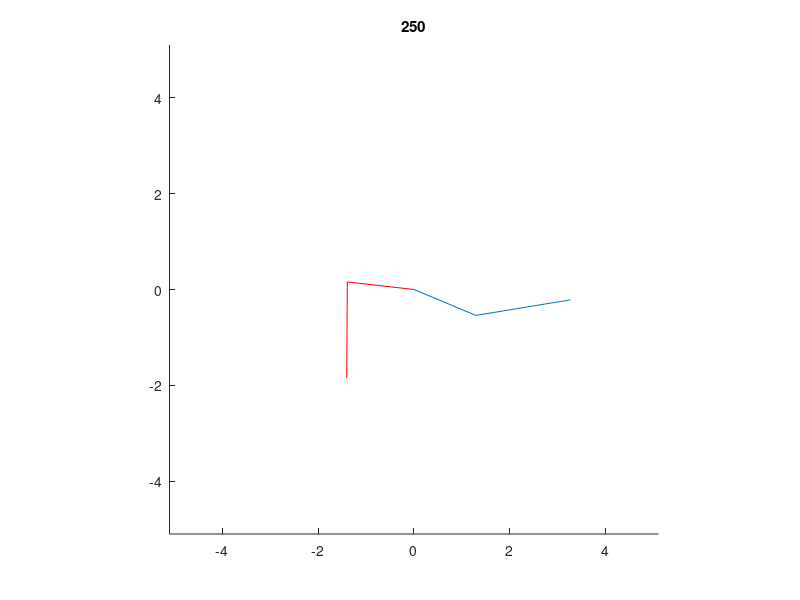

Recreate this plot in MATLAB.
%solving the double pendulum using rk4 type integration methods, I have converted 
%coupled 2nd order pendulum equations to a system of first order equations on paper elsewhere
%program animates double pendulum or else plots time vs angle with respect to gravity

clear all;
close all;

%constants
m1 = 2;
m2 = 1;
l1 = 1.4;
l2 = 2;
g = 9.8;
M = m1+m2;
L = l1+l2;

%define primitive functions (what a mess)
dth = @(t,y) [y(3) - y(1)];
y2_dot_num = @(t,y) [m2*l1*y(2).^2.*sin(dth(t,y)).*(l1*cos(dth(t,y))+l2) + l1*g*(m2*cos(dth(t,y)).*sin(y(3)) - m1*sin(y(1)))];
y2_dot_denom = @(t,y) [M*l1^2 - m2*l1^2*cos(dth(t,y)).^2];
y2_dot = @(t,y) [y2_dot_num(t,y)./y2_dot_denom(t,y)];
y4_dot = @(t,y) [-(l1/l2)*y2_dot(t,y).*cos(dth(t,y)) - (l1/l2)*y(2).^2.*sin(dth(t,y))-(g/l2)*sin(y(3))];

%this function is for solving the ODE
pend = @(t,y) [y(2); y2_dot(t,y); y(4); y4_dot(t,y)];

%this call solves the ODE
[t,x] = ode45 (pend, [0, 30], [1.5, 1, pi, -1]);

%second solution with nearly identical initial conditions
[t1,x1] = ode45 (pend, [0, 30], [1.5, 1, pi+.01, -1]);


%plot the angles of the two rods as a function of time
##figure(1)
##plot(t,x(:,1))
##hold on;
##plot(t,x(:,3),'r')

%this piece creates a linear interpolation of the solution so that I have angles at time points which are linearly spaced
t_int = linspace(0,30,250);
x = interp1(t,x,t_int);
x1 = interp1(t1,x1,t_int);

%here I calculate the spatial coordinates of the two masses given the angles
m1x = l1*sin(x(:,1)); %location of first mass defined relative to origin (0,0)
m1y = -l1*cos(x(:,1));
m2x = l2*sin(x(:,3)); %location of second mass defined relative to first mass
m2y = -l2*cos(x(:,3));

%same deal but for the second solution
m1x1 = l1*sin(x1(:,1));
m1y1 = -l1*cos(x1(:,1));
m2x1 = l2*sin(x1(:,3));
m2y1 = -l2*cos(x1(:,3));


%for loop generating plots showing two rotating arms of the double pendulum
for m = 1:size(x,1)
figure(1); clf; title(m); hold on; axis equal;
axis(1.5*[-L L -L L]); %the extent of the plot is set to be 1.5x the length of the summation of both rods
line([0 m1x(m,1)], [0 m1y(m,1)]); %drawing line of first rod
line([m1x(m,1) m1x(m,1)+m2x(m,1)], [m1y(m,1) m1y(m,1)+m2y(m,1)]); %line of second rod
line([0 m1x1(m,1)], [0 m1y1(m,1)], "color", "r"); %drawing lines for rods of second solution
line([m1x1(m,1) m1x1(m,1)+m2x1(m,1)], [m1y1(m,1) m1y1(m,1)+m2y1(m,1)], "color", "r");
pause(0.05); %pause for a moment before looping to next figure drawing
m
end
